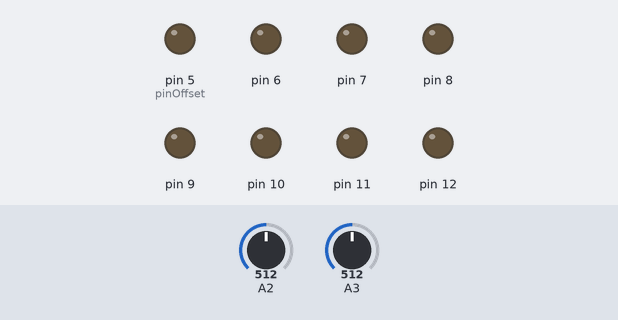
This sketch was run on a simulated Arduino Uno, built with avr-gcc and run on an emulated ATmega328P. Parts: output pins drawn as LEDs (lit = HIGH). The inputs (shaded band) are chosen by the test bench; at power-on: A2 = 512, A3 = 512.

Above: at 0.1 s.
At 1.1 s:
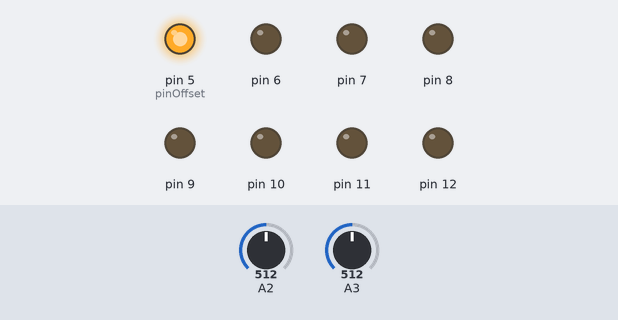
At 33.3 s:
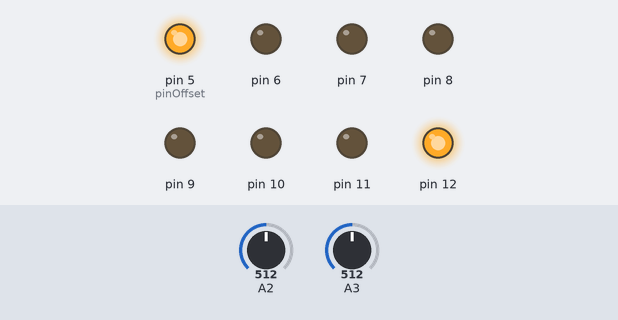
At 34.9 s:
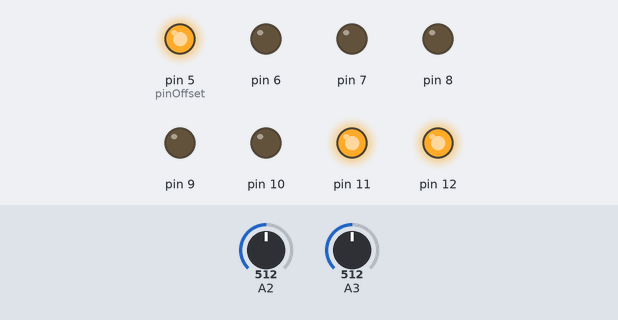
At 36.4 s:
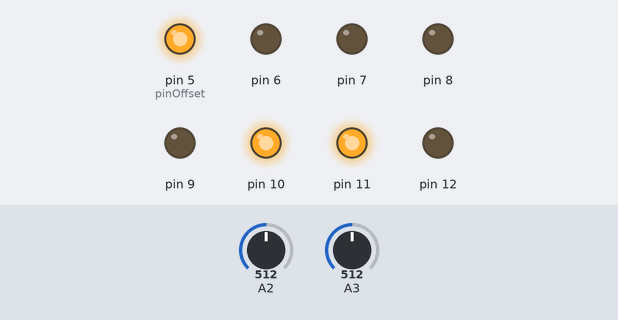
At 39.5 s:
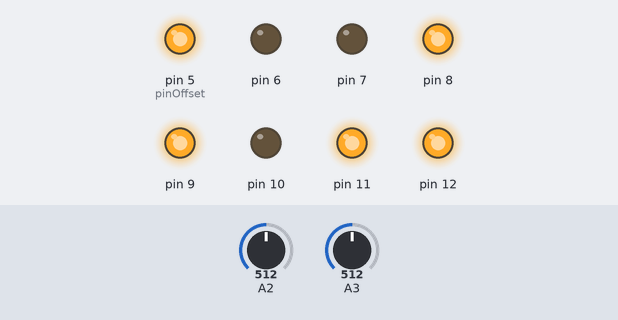
Timing chart, 0 to 40.0 s (numbered marks = the images above):
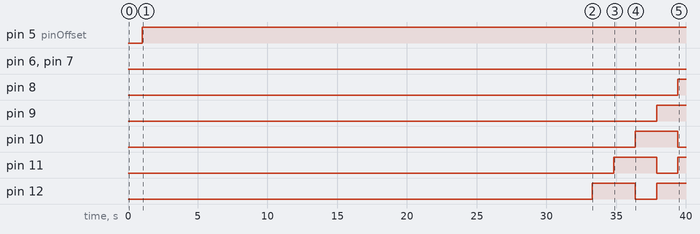

The sketch:

LFSR_SEQUENCER.ino
```cpp
//ARDCORE LFSR SEQUENCER....CV CONTROLLED ON POTS A2/A3 (jacks as well)
// Uses a Galois LFSR
// to provide NOISE and OR CV out
//  with controls all the way to the left, you get noise.
//with controls turned to the right, plug into a VCO for patterns
//interesting patterns evolve when you plug in lfos to A2 and A3 and set them both to full depth

//have fun!!


//DAC OUTPUT IS MAIN OUT


//2012 dan


// defines for setting and clearing register bits
#ifndef cbi
#define cbi(sfr, bit) (_SFR_BYTE(sfr) &= ~_BV(bit))
#endif
#ifndef sbi
#define sbi(sfr, bit) (_SFR_BYTE(sfr) |= _BV(bit))
#endif

#include <stdint.h>
uint32_t lfsr = 1;
unsigned period = 0;

unsigned bit;
const int pinOffset = 5;       // the first DAC pin (from 5-12)


void setup () {
   // set up the 8-bit DAC output pins
  for (int i=0; i<8; i++) {
    pinMode(pinOffset+i, OUTPUT);
    digitalWrite(pinOffset+i, LOW);


  }


 // set the ADC to a higher prescale factor
   sbi(ADCSRA,ADPS2);
  cbi(ADCSRA,ADPS1);
  cbi(ADCSRA,ADPS0);


}


void loop () {


do {

  /* taps: 32 31 29 1; characteristic polynomial: x^32 + x^31 + x^29 + x + 1 */
  lfsr = (lfsr >> 1) ^ (-(lfsr & 1u) & 0xD0000001u);
 delay(analogRead(2));
  ++period;
   delay(analogRead(3));
  dacOutput(lfsr);
   delay(analogRead(2));
} while(lfsr != 1u);
 delay(analogRead(3));

}


void dacOutput(long v)
{
 int tmpVal = v;
 bitWrite(PORTD, 5, tmpVal & 1);
 bitWrite(PORTD, 6, (tmpVal & 2) > 0);
 bitWrite(PORTD, 7, (tmpVal & 4) > 0);
 bitWrite(PORTB, 0, (tmpVal & 8) > 0);
 bitWrite(PORTB, 1, (tmpVal & 16) > 0);
 bitWrite(PORTB, 2, (tmpVal & 32) > 0);
 bitWrite(PORTB, 3, (tmpVal & 64) > 0);
 bitWrite(PORTB, 4, (tmpVal & 128) > 0);
}
```

Measured:
- by itself, pin 5 (pinOffset): LOW → HIGH at 1.0 s
- by itself, pin 8: LOW → HIGH at 39.4 s
- by itself, pin 9: LOW → HIGH at 37.9 s
- by itself, pin 10: LOW → HIGH at 36.4 s, → LOW 3.1 s later
- by itself, pin 11: LOW → HIGH at 34.8 s, → LOW 3.1 s later, → HIGH 1.5 s later
- by itself, pin 12: LOW → HIGH at 33.3 s, → LOW 3.1 s later, → HIGH 1.5 s later
